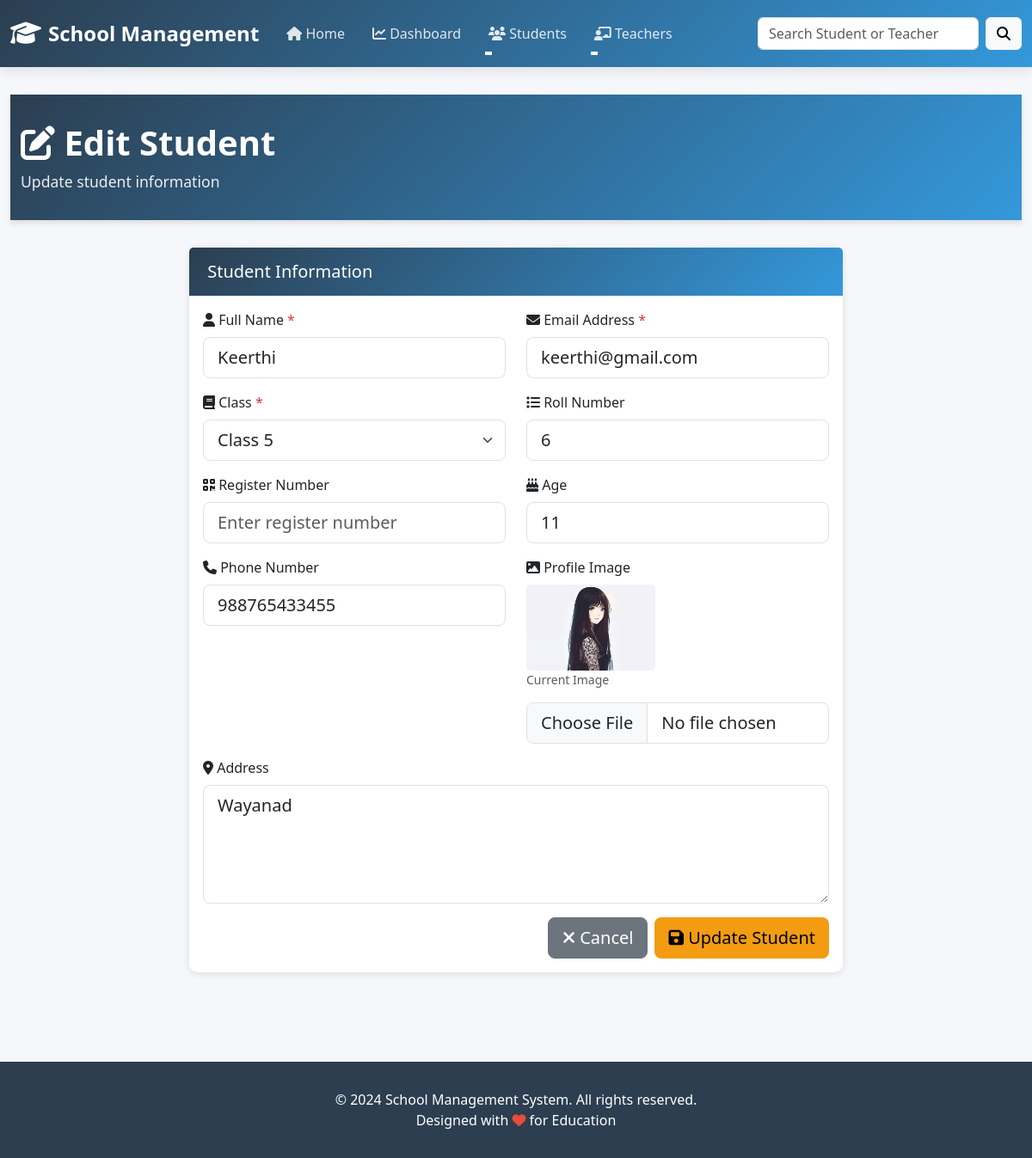
The page /students/edit/6/ on the database as committed earlier.
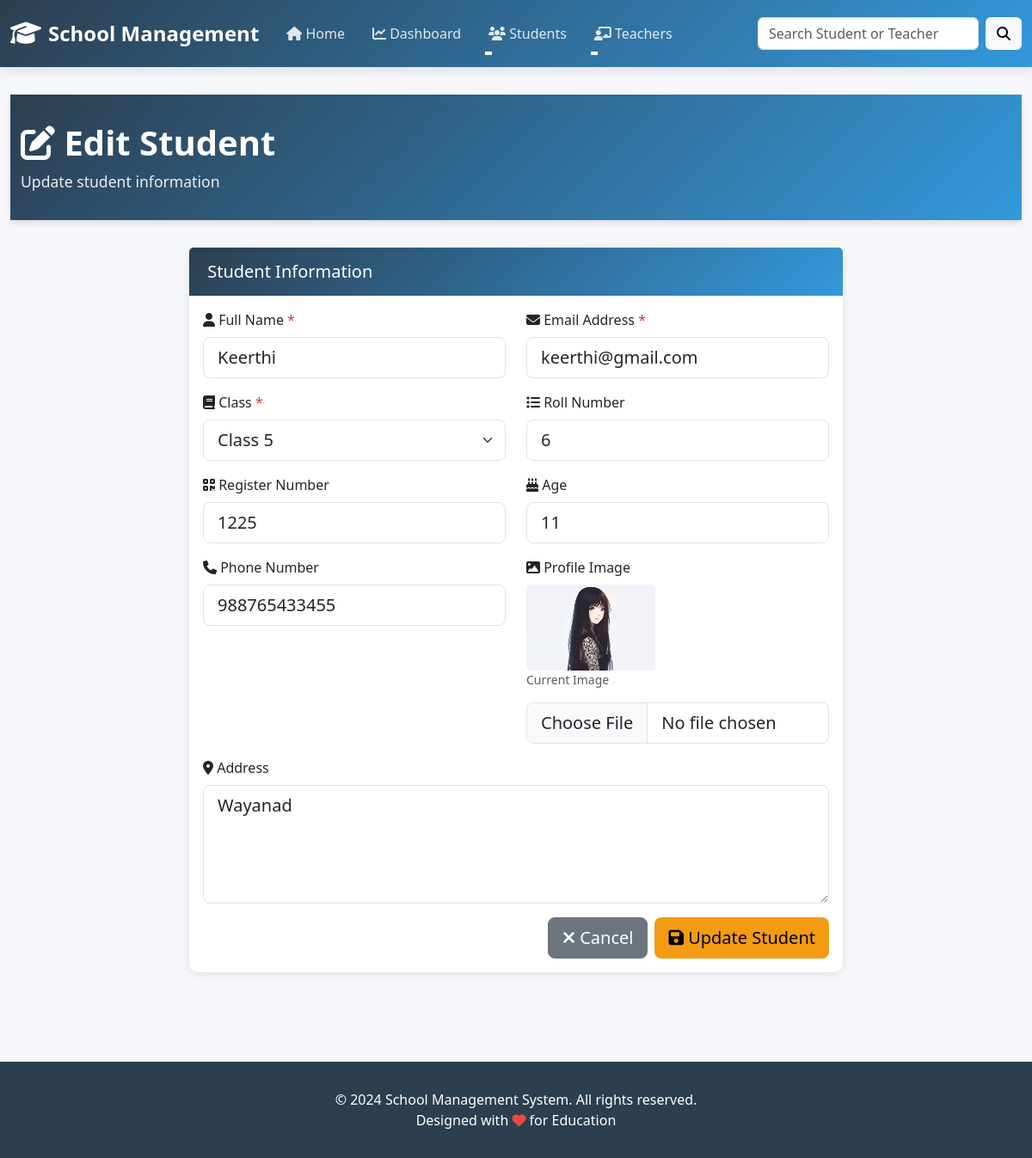
The same page on the database as committed later.
### students/models.py (models this page shows, shortened)
class Student(models.Model):
    name = models.CharField(max_length=100)
    email = models.EmailField()
    register_number = models.CharField(
    max_length=20,
    null=True,
    blank=True
)
    roll_number = models.IntegerField(
        null=True,
        blank=True
    )
    age = models.IntegerField(
        null=True,
        blank=True
    )
    phone = models.CharField(
        max_length=20,
        null=True,
        blank=True
    )
    address = models.TextField(
        null=True,
        blank=True
    )
    student_class = models.CharField(
        max_length=50
    )
    profile_image = models.ImageField(
        upload_to='students/',
        null=True,
        blank=True
    )

### students/views.py (the view, shortened to what this page needs)
def edit_student(request, id):
    logger.info(f"{request.method} /students/edit/{id}/ - Edit student request for ID: {id}")
    student = get_object_or_404(Student, id=id)
    logger.info(f"Editing student: {student.name} (Current Email: {student.email}, Class: {student.student_class})")
    logger.info(f"Rendering edit form for student {id}")
    context = get_context_data()
    context.update({
        'student': student,
        'classes': range(1, 11),
        'edit_mode': True
    })
    logger.info(f"Edit student context prepared for {student.name}")
    return render(request, 'edit_student.html', context)

### students/views.py (called while the page is built)
def get_context_data():
    from teachers.models import Teachers
    total_students = Student.objects.count()
    total_teachers = Teachers.objects.count()
    logger.info(f"get_context_data() - Total Students: {total_students}, Total Teachers: {total_teachers}")
    return {
        'total_students': total_students,
        'total_teachers': total_teachers,
    }

### students/templates/edit_student.html (shortened to what the changed rows need)
{% extends "base.html" %}
{% block content %}
<div class="page-header">
    <div class="container-fluid">
        <h1><i class="fas fa-edit"></i> Edit Student</h1>
    </div>
</div>
<div class="container-fluid">
    <div class="row">
        <div class="col-md-8 offset-md-2">
            <div class="card">
                <div class="card-body">
                    <form method="POST" action="{% url 'edit_student' student.id %}" enctype="multipart/form-data">
                        <div class="row">
                            <div class="col-md-6 mb-3">
                                <label for="name" class="form-label"><i class="fas fa-user"></i> Full Name <span class="text-danger">*</span></label>
                                <input type="text" class="form-control form-control-lg" id="name" name="name" required value="{{ student.name }}" placeholder="Enter student name">
                            </div>
                            <div class="col-md-6 mb-3">
                                <label for="email" class="form-label"><i class="fas fa-envelope"></i> Email Address <span class="text-danger">*</span></label>
                                <input type="email" class="form-control form-control-lg" id="email" name="email" required value="{{ student.email }}" placeholder="Enter student email">
                            </div>
                        </div>
                        <div class="row">
                            <div class="col-md-6 mb-3">
                                <label for="student_class" class="form-label"><i class="fas fa-book"></i> Class <span class="text-danger">*</span></label>
                                <select class="form-select form-select-lg" id="student_class" name="student_class" required>
                                    {% for cls in classes %}
                                        <option value="{{ cls }}" {% if cls|stringformat:"s" == student.student_class %}selected{% endif %}>Class {{ cls }}</option>
                                    {% endfor %}
                                </select>
                            </div>
                            <div class="col-md-6 mb-3">
                                <label for="roll_number" class="form-label"><i class="fas fa-list"></i> Roll Number</label>
                                <input type="number" class="form-control form-control-lg" id="roll_number" name="roll_number" value="{{ student.roll_number|default:'' }}" placeholder="Enter roll number">
                            </div>
                        </div>
                        <div class="row">
                            <div class="col-md-6 mb-3">
                                <label for="register_number" class="form-label"><i class="fas fa-qrcode"></i> Register Number</label>
                                <input type="text" class="form-control form-control-lg" id="register_number" name="register_number" value="{{ student.register_number|default:'' }}" placeholder="Enter register number">
                            </div>
                            <div class="col-md-6 mb-3">
                                <label for="age" class="form-label"><i class="fas fa-birthday-cake"></i> Age</label>
                                <input type="number" class="form-control form-control-lg" id="age" name="age" value="{{ student.age|default:'' }}" placeholder="Enter age">
                            </div>
                        </div>
                        <div class="row">
                            <div class="col-md-6 mb-3">
                                <label for="phone" class="form-label"><i class="fas fa-phone"></i> Phone Number</label>
                                <input type="tel" class="form-control form-control-lg" id="phone" name="phone" value="{{ student.phone|default:'' }}" placeholder="Enter phone number">
                            </div>
                            <div class="col-md-6 mb-3">
                                {% if student.profile_image %}
                                    <div class="mb-2">
                                        <img src="{{ student.profile_image.url }}" alt="{{ student.name }}" style="max-width: 150px; max-height: 150px; border-radius: 5px;">
                                        <p class="small text-muted">Current Image</p>
                                    </div>
                                {% endif %}
                            </div>
                        </div>
                        <div class="mb-3">
                            <label for="address" class="form-label"><i class="fas fa-map-marker-alt"></i> Address</label>
                            <textarea class="form-control form-control-lg" id="address" name="address" rows="4" placeholder="Enter student address">{{ student.address|default:'' }}</textarea>
                        </div>
                    </form>
                </div>
            </div>
        </div>
    </div>
</div>
{% endblock %}

Rows that differ between the two databases and show on the page:
changed Student "Keerthi": register_number (not shown) → "1225"
